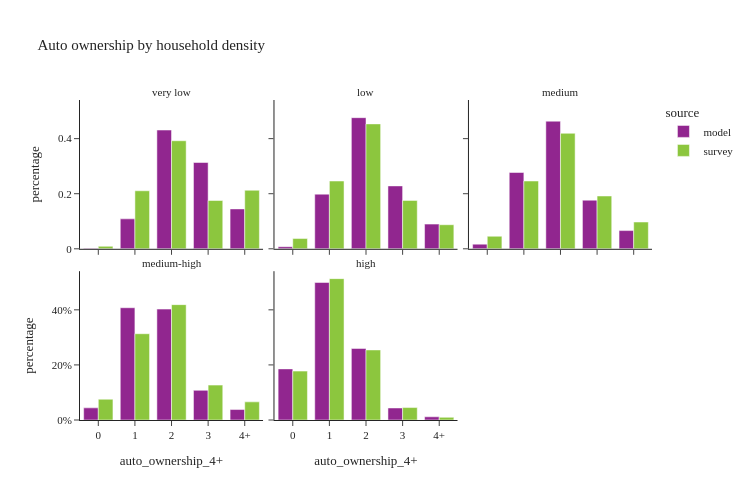

Source (notebook cell):
### Code cell
util.plot_share_facetbar(hh_data.dropna(subset=['log_hh_1_group']), 'hh_weight', share_col="auto_ownership_4+", title="Auto ownership by household density", 
                            facet_col="log_hh_1_group", facet_col_wrap=3, height=500, orientation='v')

### Figure 1 — Plotly figure (JSON) as saved in the notebook; plotly's stock layout.template omitted (floating-point values rounded to 4 significant figures)
{"data": [{"alignmentgroup": "True", "customdata": [[400], [21798], [86504], [62861], [29054]], "hovertemplate": "source=model<br>log_hh_1_group=very low<br>auto_ownership_4+=%{x}<br>percentage=%{y}<br>sample_size=%{customdata[0]}<extra></extra>", "legendgroup": "model", "marker": {"color": "#91268F", "pattern": {"shape": ""}}, "name": "model", "offsetgroup": "model", "orientation": "v", "showlegend": true, "textposition": "auto", "type": "bar", "x": ["0", "1", "2", "3", "4+"], "xaxis": "x4", "y": [0.001994, 0.1087, 0.4312, 0.3133, 0.1448], "yaxis": "y4"}, {"alignmentgroup": "True", "customdata": [[1508], [39798], [95496], [45811], [17970]], "hovertemplate": "source=model<br>log_hh_1_group=low<br>auto_ownership_4+=%{x}<br>percentage=%{y}<br>sample_size=%{customdata[0]}<extra></extra>", "legendgroup": "model", "marker": {"color": "#91268F", "pattern": {"shape": ""}}, "name": "model", "offsetgroup": "model", "orientation": "v", "showlegend": false, "textposition": "auto", "type": "bar", "x": ["0", "1", "2", "3", "4+"], "xaxis": "x5", "y": [0.007518, 0.1984, 0.4761, 0.2284, 0.08959], "yaxis": "y5"}, {"alignmentgroup": "True", "customdata": [[6790], [111215], [185995], [70880], [26536]], "hovertemplate": "source=model<br>log_hh_1_group=medium<br>auto_ownership_4+=%{x}<br>percentage=%{y}<br>sample_size=%{customdata[0]}<extra></extra>", "legendgroup": "model", "marker": {"color": "#91268F", "pattern": {"shape": ""}}, "name": "model", "offsetgroup": "model", "orientation": "v", "showlegend": false, "textposition": "auto", "type": "bar", "x": ["0", "1", "2", "3", "4+"], "xaxis": "x6", "y": [0.01692, 0.2771, 0.4633, 0.1766, 0.06611], "yaxis": "y6"}, {"alignmentgroup": "True", "customdata": [[17686], [163569], [161586], [43216], [15246]], "hovertemplate": "source=model<br>log_hh_1_group=medium-high<br>auto_ownership_4+=%{x}<br>percentage=%{y}<br>sample_size=%{customdata[0]}<extra></extra>", "legendgroup": "model", "marker": {"color": "#91268F", "pattern": {"shape": ""}}, "name": "model", "offsetgroup": "model", "orientation": "v", "showlegend": false, "textposition": "auto", "type": "bar", "x": ["0", "1", "2", "3", "4+"], "xaxis": "x", "y": [0.04407, 0.4076, 0.4027, 0.1077, 0.03799], "yaxis": "y"}, {"alignmentgroup": "True", "customdata": [[74496], [200390], [104271], [17517], [4670]], "hovertemplate": "source=model<br>log_hh_1_group=high<br>auto_ownership_4+=%{x}<br>percentage=%{y}<br>sample_size=%{customdata[0]}<extra></extra>", "legendgroup": "model", "marker": {"color": "#91268F", "pattern": {"shape": ""}}, "name": "model", "offsetgroup": "model", "orientation": "v", "showlegend": false, "textposition": "auto", "type": "bar", "x": ["0", "1", "2", "3", "4+"], "xaxis": "x2", "y": [0.1856, 0.4993, 0.2598, 0.04365, 0.01164], "yaxis": "y2"}, {"alignmentgroup": "True", "customdata": [[5], [82], [163], [65], [40]], "hovertemplate": "source=survey<br>log_hh_1_group=very low<br>auto_ownership_4+=%{x}<br>percentage=%{y}<br>sample_size=%{customdata[0]}<extra></extra>", "legendgroup": "survey", "marker": {"color": "#8CC63E", "pattern": {"shape": ""}}, "name": "survey", "offsetgroup": "survey", "orientation": "v", "showlegend": true, "textposition": "auto", "type": "bar", "x": ["0", "1", "2", "3", "4+"], "xaxis": "x4", "y": [0.00905, 0.2107, 0.3923, 0.1754, 0.2126], "yaxis": "y4"}, {"alignmentgroup": "True", "customdata": [[11], [87], [133], [52], [15]], "hovertemplate": "source=survey<br>log_hh_1_group=low<br>auto_ownership_4+=%{x}<br>percentage=%{y}<br>sample_size=%{customdata[0]}<extra></extra>", "legendgroup": "survey", "marker": {"color": "#8CC63E", "pattern": {"shape": ""}}, "name": "survey", "offsetgroup": "survey", "orientation": "v", "showlegend": false, "textposition": "auto", "type": "bar", "x": ["0", "1", "2", "3", "4+"], "xaxis": "x5", "y": [0.03726, 0.246, 0.4536, 0.1757, 0.08743], "yaxis": "y5"}, {"alignmentgroup": "True", "customdata": [[24], [230], [255], [74], [32]], "hovertemplate": "source=survey<br>log_hh_1_group=medium<br>auto_ownership_4+=%{x}<br>percentage=%{y}<br>sample_size=%{customdata[0]}<extra></extra>", "legendgroup": "survey", "marker": {"color": "#8CC63E", "pattern": {"shape": ""}}, "name": "survey", "offsetgroup": "survey", "orientation": "v", "showlegend": false, "textposition": "auto", "type": "bar", "x": ["0", "1", "2", "3", "4+"], "xaxis": "x6", "y": [0.04554, 0.2461, 0.4194, 0.1917, 0.09722], "yaxis": "y6"}, {"alignmentgroup": "True", "customdata": [[63], [323], [255], [54], [35]], "hovertemplate": "source=survey<br>log_hh_1_group=medium-high<br>auto_ownership_4+=%{x}<br>percentage=%{y}<br>sample_size=%{customdata[0]}<extra></extra>", "legendgroup": "survey", "marker": {"color": "#8CC63E", "pattern": {"shape": ""}}, "name": "survey", "offsetgroup": "survey", "orientation": "v", "showlegend": false, "textposition": "auto", "type": "bar", "x": ["0", "1", "2", "3", "4+"], "xaxis": "x", "y": [0.07546, 0.3132, 0.4189, 0.1266, 0.06581], "yaxis": "y"}, {"alignmentgroup": "True", "customdata": [[536], [972], [308], [44], [12]], "hovertemplate": "source=survey<br>log_hh_1_group=high<br>auto_ownership_4+=%{x}<br>percentage=%{y}<br>sample_size=%{customdata[0]}<extra></extra>", "legendgroup": "survey", "marker": {"color": "#8CC63E", "pattern": {"shape": ""}}, "name": "survey", "offsetgroup": "survey", "orientation": "v", "showlegend": false, "textposition": "auto", "type": "bar", "x": ["0", "1", "2", "3", "4+"], "xaxis": "x2", "y": [0.1775, 0.5132, 0.2544, 0.04519, 0.00973], "yaxis": "y2"}], "layout": {"annotations": [{"font": {}, "showarrow": false, "text": "medium-high", "x": 0.16, "xanchor": "center", "xref": "paper", "y": 0.465, "yanchor": "bottom", "yref": "paper"}, {"font": {}, "showarrow": false, "text": "high", "x": 0.5, "xanchor": "center", "xref": "paper", "y": 0.465, "yanchor": "bottom", "yref": "paper"}, {"font": {}, "showarrow": false, "text": "very low", "x": 0.16, "xanchor": "center", "xref": "paper", "y": 1.0, "yanchor": "bottom", "yref": "paper"}, {"font": {}, "showarrow": false, "text": "low", "x": 0.5, "xanchor": "center", "xref": "paper", "y": 1.0, "yanchor": "bottom", "yref": "paper"}, {"font": {}, "showarrow": false, "text": "medium", "x": 0.84, "xanchor": "center", "xref": "paper", "y": 1.0, "yanchor": "bottom", "yref": "paper"}], "barmode": "group", "height": 500, "legend": {"title": {"text": "source"}, "tracegroupgap": 0}, "title": {"text": "Auto ownership by household density"}, "width": 750, "xaxis": {"anchor": "y", "domain": [0.0, 0.32], "title": {"text": "auto_ownership_4+"}}, "xaxis2": {"anchor": "y2", "domain": [0.34, 0.66], "matches": "x", "title": {"text": "auto_ownership_4+"}}, "xaxis3": {"anchor": "y3", "domain": [0.68, 1.0], "matches": "x", "title": {"text": "auto_ownership_4+"}}, "xaxis4": {"anchor": "y4", "domain": [0.0, 0.32], "matches": "x", "showticklabels": false}, "xaxis5": {"anchor": "y5", "domain": [0.34, 0.66], "matches": "x", "showticklabels": false}, "xaxis6": {"anchor": "y6", "domain": [0.68, 1.0], "matches": "x", "showticklabels": false}, "yaxis": {"anchor": "x", "domain": [0.0, 0.465], "tickformat": ".0%", "title": {"text": "percentage"}}, "yaxis2": {"anchor": "x2", "domain": [0.0, 0.465], "matches": "y", "showticklabels": false, "tickformat": ".0%"}, "yaxis3": {"anchor": "x3", "domain": [0.0, 0.465], "matches": "y", "showticklabels": false}, "yaxis4": {"anchor": "x4", "domain": [0.535, 1.0], "matches": "y", "title": {"text": "percentage"}}, "yaxis5": {"anchor": "x5", "domain": [0.535, 1.0], "matches": "y", "showticklabels": false}, "yaxis6": {"anchor": "x6", "domain": [0.535, 1.0], "matches": "y", "showticklabels": false}}}
